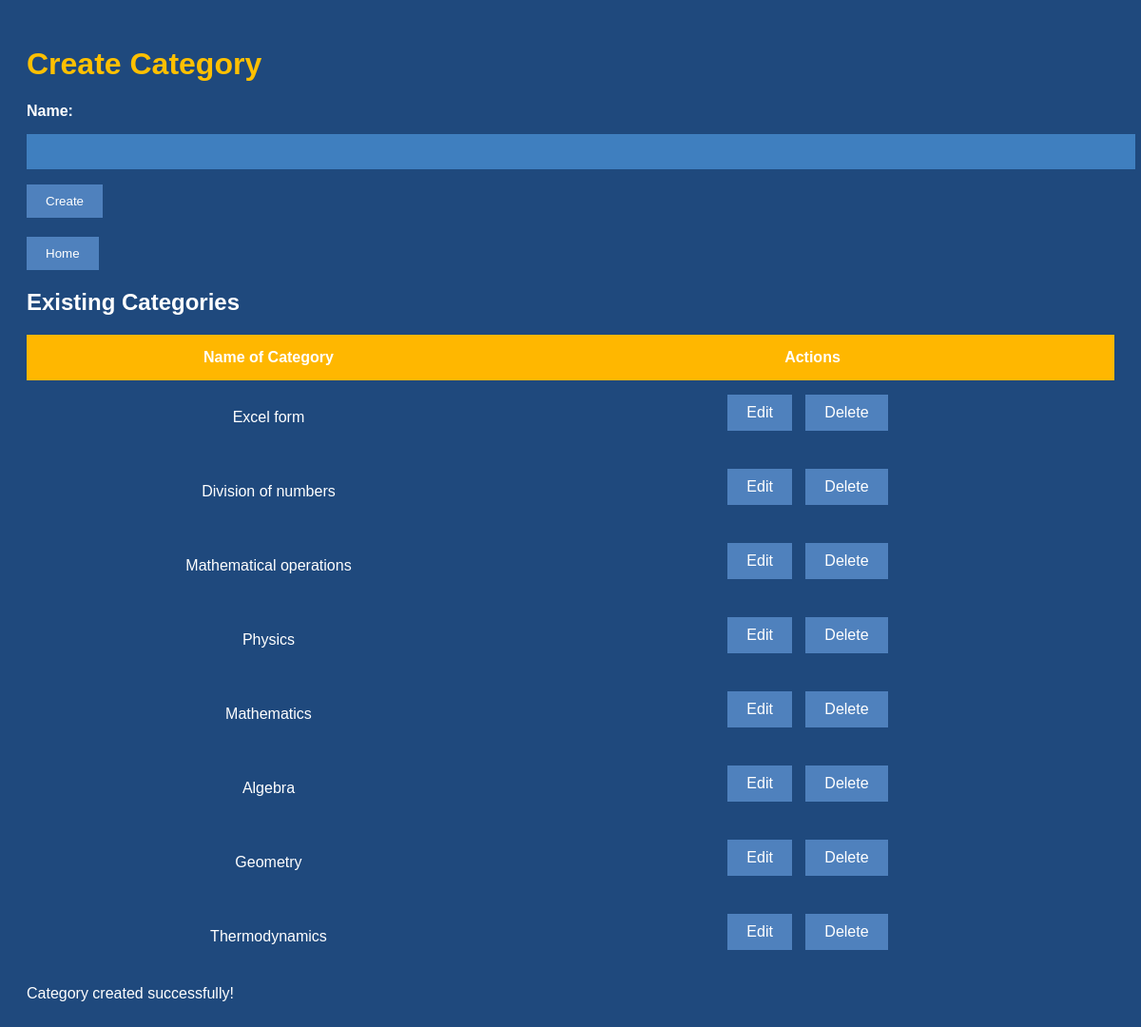
The app's page /category/create/ with its own data.
### formulas/models.py (models this page shows, shortened)
class Category(models.Model):
    name = models.CharField(max_length=100)

### formulas/views.py (the view)
# urls.py: path('category/create/', views.create_category, name='create_category'),
def create_category(request):
    form = CategoryForm()
    categories = Category.objects.all()
    if request.method == 'POST':
        form = CategoryForm(request.POST)
        if form.is_valid():
            category_name = form.cleaned_data['name']
            if Category.objects.filter(name=category_name).exists():
                return render(request, 'formulas/create_category.html', {'form': form, 'categories': categories, 'error': 'Category already exists!'})
            else:
                form.save()
                form = CategoryForm()
                return render(request, 'formulas/create_category.html', {'form': form, 'categories': categories})
    else:
        form = CategoryForm()
    return render(request, 'formulas/create_category.html', {'form': form, 'categories': categories})

### formulas/forms.py
class CategoryForm(forms.ModelForm):
    class Meta:
        model = Category
        fields = ['name']
    name = forms.CharField(widget=forms.TextInput(attrs={'autocomplete': 'name'}))

### formulas/templates/formulas/create_category.html (shortened to what this page needs)
{% load static %}
<!DOCTYPE html>
<html lang="en">
<head>
  {% block css %}
    <link rel="stylesheet" href="{% static 'formulas/css/create_category-styles.css' %}">
  {% endblock %}
</head>
<body>
  <div class="category-container">
    <h1>Create Category</h1>
    <form method="post">
      {{ form.as_p }}
      <button type="submit" class="create-button">Create</button>
    </form>
    <form method="get" action="{% url 'home' %}">
      <button type="submit" class="home_button">Home</button>
    </form>
    <h2>Existing Categories</h2>
    <div class="table-container">
      <table class="category-table">
        <thead>
          <tr>
            <th>Name of Category</th>
            <th>Actions</th>
          </tr>
        </thead>
        <tbody>
          {% for category in categories %}
            <tr>
              <td class="long-text_category">{{ category.name }}</td>
              <td>
                <a href="{% url 'edit_category' category.name %}" class="button">Edit</a>
                <a href="{% url 'delete_category' category.name %}" class="button">Delete</a>
              </td>
            </tr>
          {% empty %}
            <tr>
              <td colspan="4">No categories available.</td>
            </tr>
          {% endfor %}
        </tbody>
      </table>
    </div>
    {% if not error %}
      <div class="alert alert-success">
        Category created successfully!
      </div>
    {% endif %}
  </div>
</body>
</html>

### formulas/static/formulas/css/create_category-styles.css (style rules this page uses)
body { background-color: #1F497D; font-family: Arial, sans-serif; color: white; padding: 20px; }
h1 { color: #FFC000; }
label { display: block; margin-bottom: 5px; font-weight: bold; }
input[type="text"], input[type="file"], select { width: 100%; padding: 10px; background-color: #3F7FBF; border: 1px solid #3F7FBF; color: white; margin-top: 10px; }
button.create-button, button.home_button { display: inline-block; padding: 10px 20px; background-color: #4F81BD; color: white; border: none; cursor: pointer; transition: background-color 0.3s ease; }
button.home_button { margin-top: 20px; }
table { width: 100%; margin-top: 20px; border-collapse: collapse; margin-bottom: 12px; text-align: center; }
a.button { display: inline-block; margin-right: 10px; margin-bottom: 10px; padding: 10px 20px; background-color: #4F81BD; color: white; text-decoration: none; transition: all 0.3s ease; }
.category-table th, .category-table td { padding: 15px; text-align: center; }
.category-table th { background-color: #ffb700; }
.long-text_category { max-width: 70px; white-space: pre; overflow-x: auto; }

### records on screen
Category: name "Excel form"
Category: name "Division of numbers"
Category: name "Mathematical operations"
Category: name "Physics"
Category: name "Mathematics"
Category: name "Algebra"
Category: name "Geometry"
Category: name "Thermodynamics"
